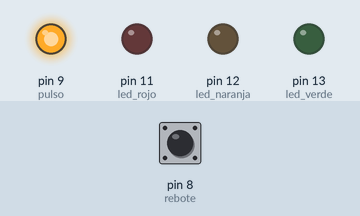
Simulated run of this sketch. Board: Arduino Uno, built with avr-gcc and run on an emulated ATmega328P. On the bench: output pins drawn as LEDs (lit = HIGH). Inputs (shaded band) come from the test bench; at power-on: pin 8 (rebote) LOW.

Above: at 0.1 s.
At 1.2 s:
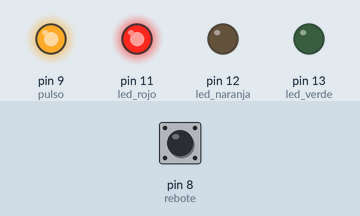
1.3 s: pin 8 (rebote) pulled HIGH for 0.15 s
At 2.2 s:
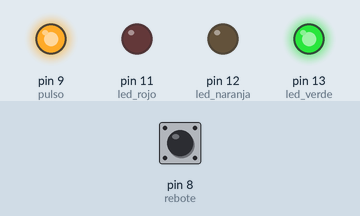
Timing chart, 0 to 4.3 s (numbered marks = the images above; inputs shaded):
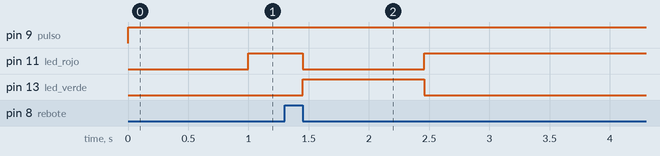

Measured:
- after the input at 1.3 s, pin 11 (led_rojo): HIGH → LOW after 0.15 s, → HIGH 1.0 s later; pin 13 (led_verde): LOW → HIGH after 0.15 s, → LOW 1.0 s later

The sketch:

estacionamento.ino
```cpp
#define pulso 9  //define la salida por donde se manda el pulso como 9
#define rebote 8 //define la salida por donde se recibe el rebote como 10

#define led_verde 13  //define led_verde = 13
#define led_naranja 12  //define led_naranja = 12
#define led_rojo 11  //define led_rojo = 11

#define SIN_PROBLEMA 100 //Distancia hasta la que consideramos el obstaculo alejado (de infinito a 100cm)
#define PRECAUCION 20  //Distancia que consideramos peligrosa y debemos movernos despacio

int distancia;  //crea la variable "distancia"
float tiempo;  //crea la variable tiempo (como float)

void setup()
{
  Serial.begin(9600);  //inicializa el puerto serie
  pinMode(pulso, OUTPUT); //Declaramos el pin 9 como salida (pulso ultrasonido)
  pinMode(rebote, INPUT); //Declaramos el pin 8 como entrada (recepción del pulso)
  pinMode(led_verde, OUTPUT); //declara led_verde como salida
  pinMode(led_naranja, OUTPUT);  //declara led_naranja como salida
  pinMode(led_rojo, OUTPUT);  //declara led_rojo como salida
}

void loop()
{
  digitalWrite(pulso,LOW); //Por cuestión de estabilización del sensor
  delayMicroseconds(5);
  digitalWrite(pulso, HIGH); //envío del pulso ultrasónico
  delayMicroseconds(10);
  tiempo = pulseIn(rebote, HIGH);  //funcion para medir el tiempo y guardarla en la variable "tiempo"
  distancia = 0.01715*tiempo; //fórmula para calcular la distancia

  if(distancia > SIN_PROBLEMA)  //si la distancia es mayor a la que consideramora SIN_PROBLEMA
  {
    digitalWrite(led_verde, HIGH);
    digitalWrite(led_naranja, LOW);
    digitalWrite(led_rojo, LOW);
  }
  else if (distancia <= SIN_PROBLEMA && distancia > PRECAUCION) //si la distancia esta entre la que consideramos SIN_PROBLEMA y PRECAUCIÖN
  {
    digitalWrite(led_verde, LOW);
    digitalWrite(led_naranja, HIGH);
    digitalWrite(led_rojo, LOW);
  }
  else  //si la distancia es menor de 30cm
  {
    digitalWrite(led_verde, LOW);
    digitalWrite(led_naranja, LOW);
    digitalWrite(led_rojo, HIGH);
  }
  delay(10);
}
```
